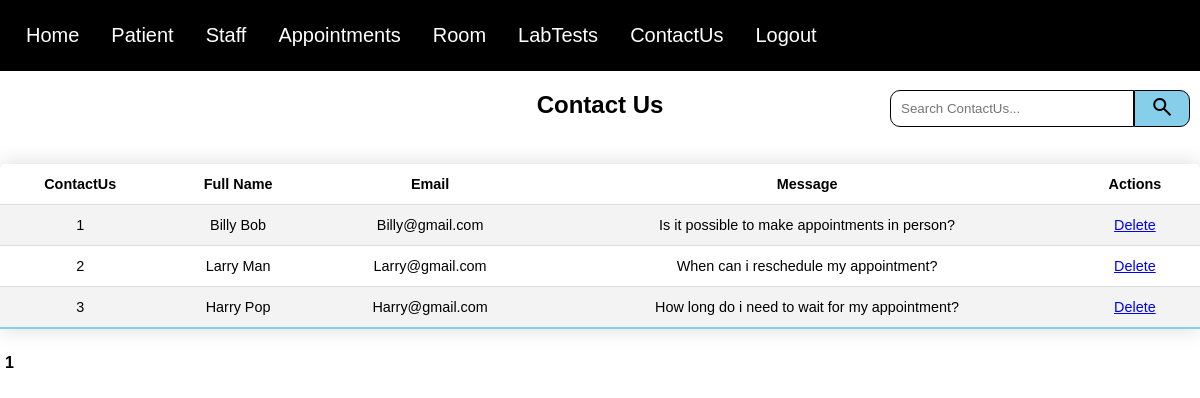
The page /viewContactUs.php (signed in) on the database its author committed.
### tables this page shows
CREATE TABLE "ContactUs" (
	"ContactUs"	INTEGER NOT NULL UNIQUE,
	"FullName"	TEXT NOT NULL,
	"Email"	TEXT NOT NULL UNIQUE,
	"Message"	TEXT NOT NULL,
	PRIMARY KEY("ContactUs" AUTOINCREMENT)
);

### viewContactUs.php (the view, shortened to what this page needs)
<!DOCTYPE html>
<?php
require 'PDOconnection.php';
$pdo = getPDOConnection();
$searchTerm = isset($_GET['search']) ? trim($_GET['search']) : '';
$records_per_page = 5;
$current_page = isset($_GET['page']) ? intval($_GET['page']) : 1;
$offset = ($current_page - 1) * $records_per_page;
if ($searchTerm !== '') {
    $stmt = $pdo->prepare("Select Count(*) as total FROM ContactUs WHERE FullName LIKE :search OR Email Like :search");
    $stmt->execute(['search' => "%$searchTerm%"]);
}   else {
    $stmt = $pdo->query("SELECT COUNT(*) as total FROM ContactUs");
}
$total_row = $stmt->fetch(PDO::FETCH_ASSOC);
$total_records = $total_row['total'];
$total_pages = ceil($total_records / $records_per_page);
if ($searchTerm !== '') {
    $stmt = $pdo->prepare("SELECT * FROM ContactUs WHERE FullName Like :search OR Email LIKE :search LIMIT :limit OFFSET :offset");
    $stmt->bindValue(':search', "%$searchTerm%", PDO::PARAM_STR);
    $stmt->bindValue(':limit', $records_per_page, PDO::PARAM_INT);
    $stmt->bindValue(':offset', $offset, PDO::PARAM_INT);
    $stmt->execute();
} else {
    $stmt = $pdo->prepare("SELECT * FROM ContactUs LIMIT :limit OFFSET :offset");
    $stmt->bindValue(':limit', $records_per_page, PDO::PARAM_INT);
    $stmt->bindValue(':offset', $offset, PDO::PARAM_INT);
    $stmt->execute();
}
$appointments = $stmt->fetchALL(PDO::FETCH_ASSOC);
?>
<html lang="en">
<head>
    <link rel="stylesheet" href="loginstyle.css" />
</head>
<body>
        <?php
            include("navbar.php");
        ?>
    <div>
        <h2 class="centered-header">Contact Us</h2>
    </div>
     <form class="SearchForm" method="GET" action="">
            <input id="SearchBar" type="text" name="search" placeholder="Search ContactUs..." value="<?=htmlspecialchars($_GET['search'] ?? '') ?>">
            <button id="SearchButton" type="submit">
                <span class="material-symbols-outlined">search</span>
            </button>
        </form>
    <div>
      <?php
        echo "<table>";
        echo "<tr> <th>ContactUs</th> <th>Full Name</th> <th>Email</th> <th>Message</th><th>Actions</th></tr>";
        foreach ($appointments as $row) {
            $ContactUs = htmlspecialchars($row['ContactUs']);
            $FullName = htmlspecialchars($row['FullName']);
            $Email = htmlspecialchars($row['Email']);
            $Message = htmlspecialchars($row['Message']);
           echo "<tr>
                  <td>$ContactUs</td>
                  <td>$FullName</td>
                  <td>$Email</td>
                  <td>$Message</td>
                  <td>
                   <a href='deleteContactUs.php?ContactUs=$ContactUs' onclick='return confirm(\"Are you sure you would like to delete this record?\");' class='action-link delete'>Delete</a>
                </tr>";
        }
        echo "</table>";
        echo "<div class='pagination'>";
        $queryString = '';
        for ($i = 1; $i <= $total_pages; $i++) {
            if ($i == $current_page) {
                echo "<strong>$i</strong> ";
            } else {
                echo "<a href='?page=$i$queryString'>$i</a> ";
            }
        }
        echo "</div>";
     ?>
    </div>
</body>
</html>

### loginstyle.css (style rules this page uses)
body { font-family: Arial, sans-serif; display: flex; flex-direction: column; min-height: 100vh; margin: 0; }
.centered-header { text-align: center; }
form { width: 300px; margin: 0 auto; padding: 20px; background: #f9f9f9; border-radius: 8px; }
input[type="text"], input[type="number"], input[type="date"], input[type="email"] { width: calc(100% - 22px); padding: 10px; margin-bottom: 10px; border: 1px solid #ddd; border-radius: 4px; }
button { width: 100%; padding: 10px; background-color: skyblue; color: white; border: none; border-radius: 4px; cursor: pointer; color: black; }
table { width: 100%; border-collapse: collapse; margin: 25px 0; font-size: 0.9em; min-width: 400px; border-radius: 5px 5px 0 0; overflow: hidden; box-shadow: 0 0 20px rgba(0, 0, 0, 0.15); }
th { padding: 12px 15px; }
td { text-align: center; padding: 12px 15px; }
tbody tr { border-bottom: 1px solid #dddddd; }
tbody tr:nth-of-type(even) { background-color: #f3f3f3; }
tbody tr:last-of-type { border-bottom: 2px solid skyblue; }
.pagination strong { margin: 0 5px; font-weight: bold; }

### viewContactUs.php (style rules this page uses)
.SearchForm { display: flex; flex-direction: row; position: fixed; Margin-top: 0px; top: 90px; right: 10px; padding: 0px; background: white; }
#SearchBar { width: 80%; border: 1px solid,rgb(0, 0, 0); border-radius: 10px 0px 0px 10px; }
#SearchButton { width: 20%; padding: 0px; margin-bottom: 10px; border: 1px solid,rgb(0, 0, 0); border-radius: 0px 10px 10px 0px; }

### rows shown on the page
contactus: ContactUs "1", FullName "Billy Bob", Email "Billy@gmail.com", Message "Is it possible to make appointments in person?"
contactus: ContactUs "2", FullName "Larry Man", Email "Larry@gmail.com", Message "When can i reschedule my appointment?"
contactus: ContactUs "3", FullName "Harry Pop", Email "Harry@gmail.com", Message "How long do i need to wait for my appointment?"
